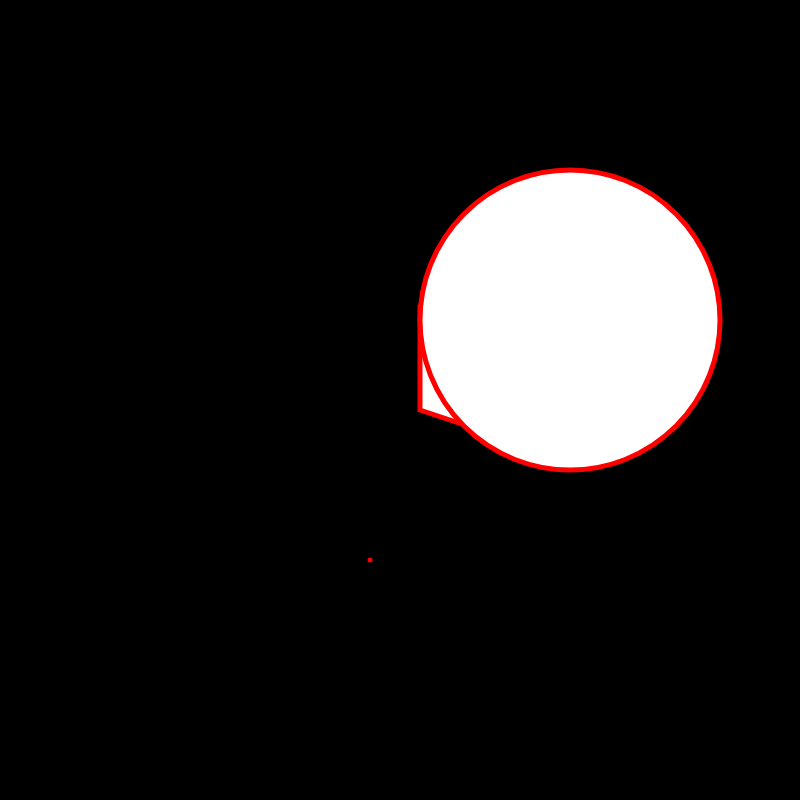
Frame 1 (no input)
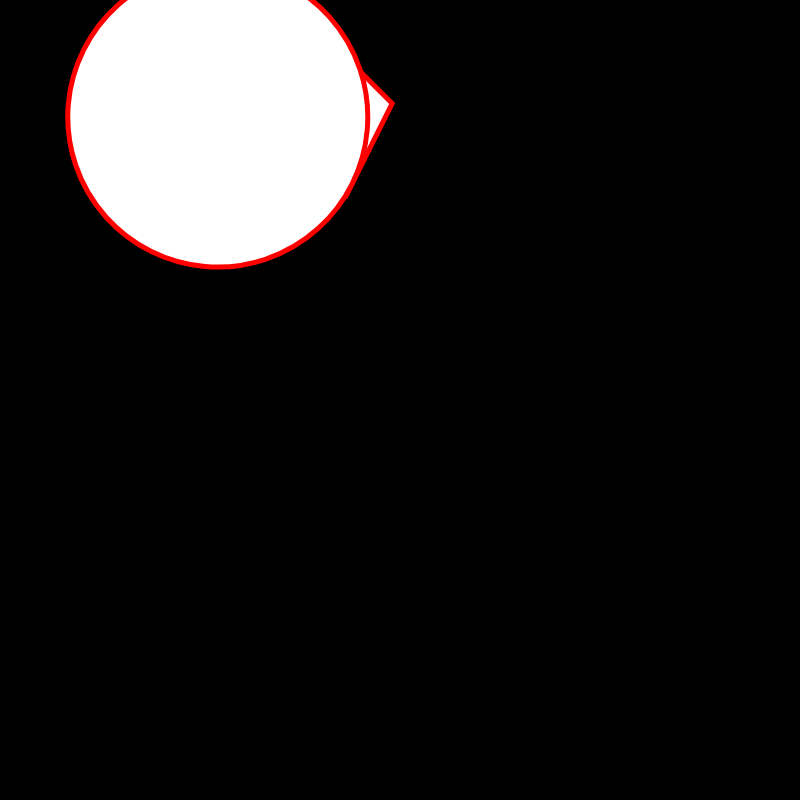
Frame 60 (no input)
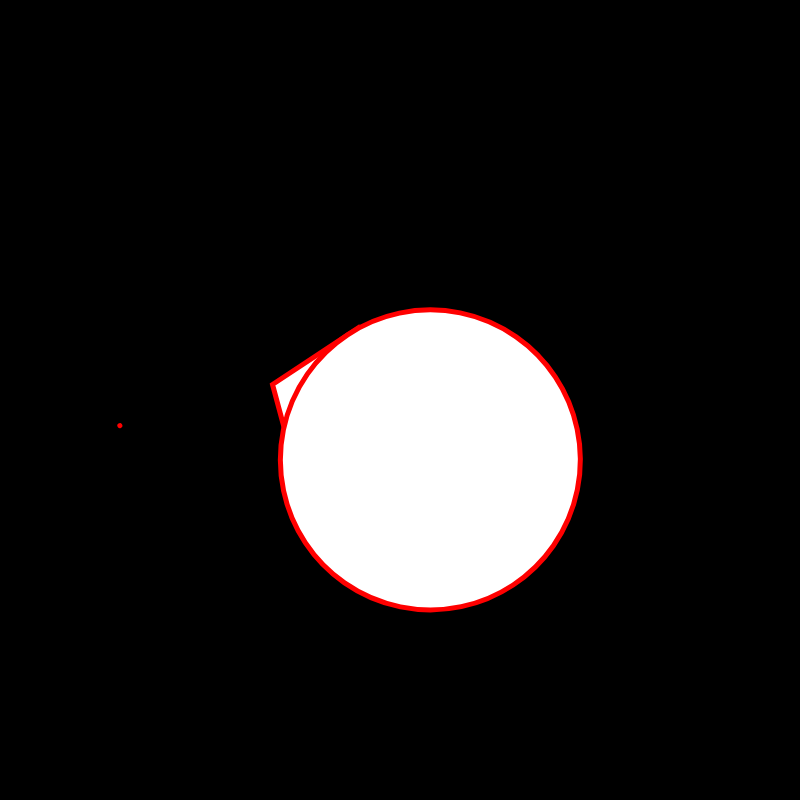
Frame 120 (the mouse pressed at the canvas centre since frame 60)

The p5.js sketch that drew these frames (run headless with seeded random() and noise() and a simulated clock; from frame 60 on, the mouse is pressed at the canvas centre):

// p5.js sketch
// ── sketch.js
let angleRotate=0.0

function setup() {
  createCanvas(800, 800);
}

function draw() {
  background(0);
  translate(370,260)
  rotate(radians(angleRotate))
  stroke("red").
  strokeWeight(5)
  triangle(200,200,50,50,50,150)
  ellipse(200,60,300)
  angleRotate += 3.50
  point(0.05,300)
}
